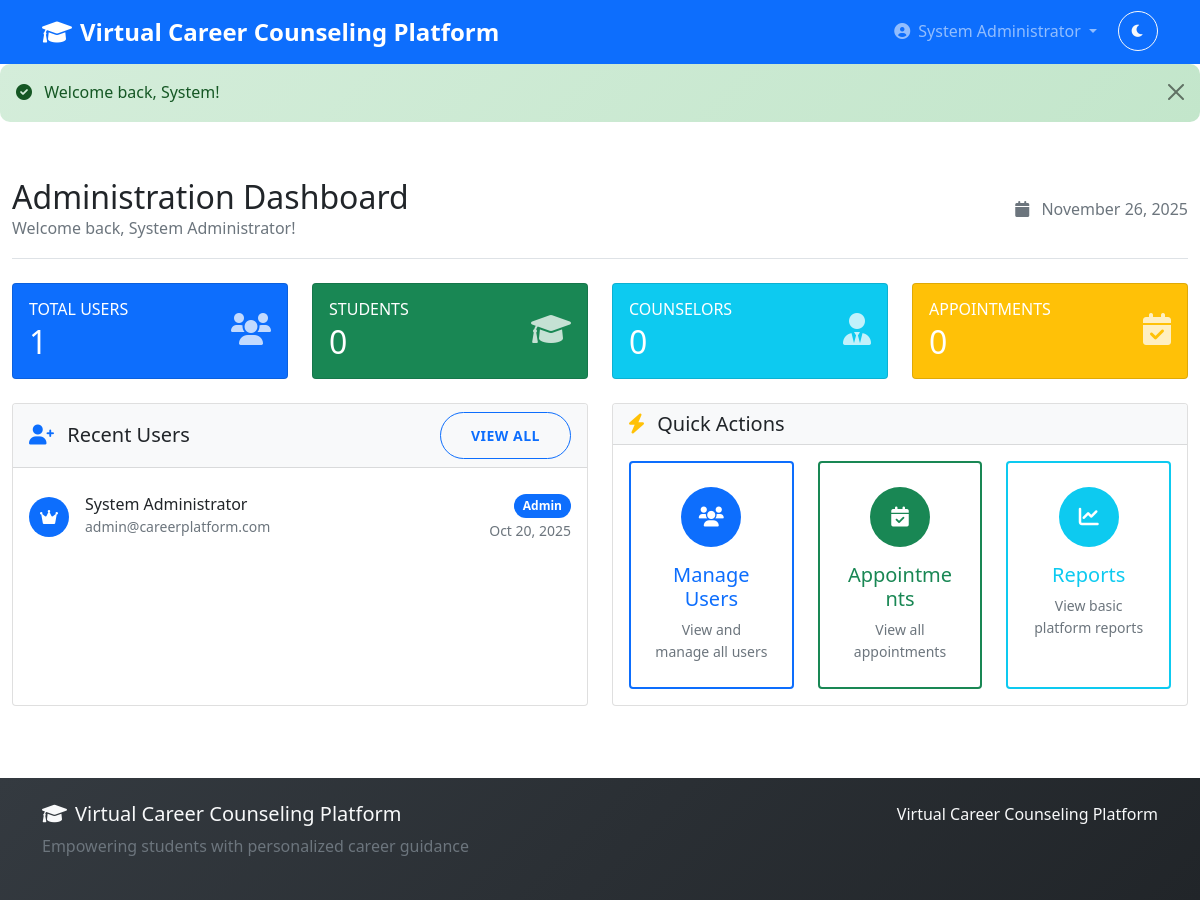
/public/admin/dashboard (signed in), run on the app's committed database.
### tables this page shows
CREATE TABLE users (
    id INT PRIMARY KEY AUTO_INCREMENT,
    username VARCHAR(50) UNIQUE NOT NULL,
    email VARCHAR(100) UNIQUE NOT NULL,
    password VARCHAR(255) NOT NULL,
    first_name VARCHAR(50) NOT NULL,
    last_name VARCHAR(50) NOT NULL,
    role ENUM('student', 'counselor', 'admin') NOT NULL DEFAULT 'student',
    phone VARCHAR(20),
    profile_image VARCHAR(255),
    email_verified BOOLEAN DEFAULT TRUE,
    created_at TIMESTAMP DEFAULT CURRENT_TIMESTAMP,
    updated_at TIMESTAMP DEFAULT CURRENT_TIMESTAMP ON UPDATE CURRENT_TIMESTAMP
);

### app/controllers/AdminController.php (called while the page is built, shortened)
<?php
class AdminController extends Controller
{
    private $userModel;
    private $appointmentModel;
    public function __construct()
    {
        $this->userModel = $this->model('User');
        $this->appointmentModel = $this->model('Appointment');
    }
    public function dashboard()
    {
        $userStats = $this->userModel->getUserStats();
        $totalUsers = $this->userModel->count('users');
        $totalStudents = $this->userModel->count('users', "role = 'student'");
        $totalCounselors = $this->userModel->count('users', "role = 'counselor'");
        $totalAppointments = $this->appointmentModel->count('appointments');
        $completedAppointments = $this->appointmentModel->count('appointments', "status = 'completed'");
        $recentUsers = $this->userModel->findAll('users', 'created_at DESC');
        $recentUsers = array_slice($recentUsers, 0, 10);
        $recentAppointments = [];
        $data = [
            'title' => 'Admin Dashboard - ' . APP_NAME,
            'page_title' => 'Administration Dashboard',
            'total_users' => $totalUsers,
            'total_students' => $totalStudents,
            'total_counselors' => $totalCounselors,
            'total_appointments' => $totalAppointments,
            'completed_appointments' => $completedAppointments,
            'user_stats' => $userStats,
            'recent_users' => $recentUsers,
            'recent_appointments' => $recentAppointments
        ];
        $this->view('admin/dashboard', $data);
    }
}
?>

### app/core/App.php (called while the page is built, shortened)
<?php
class App
{
    protected $method = 'index';
    public function __construct()
    {
        $url = $this->parseUrl();
        if (isset($url[0]) && file_exists(APP_PATH . '/controllers/' . ucfirst($url[0]) . 'Controller.php')) {
            unset($url[0]);
        }
        $this->controller = new $this->controller;
        if (isset($url[1])) {
            $methodName = $this->convertToCamelCase($url[1]);
            if (method_exists($this->controller, $methodName)) {
                $this->method = $methodName;
                unset($url[1]);
            }
        }
        $this->params = $url ? array_values($url) : [];
        call_user_func_array([$this->controller, $this->method], $this->params);
    }
    public function parseUrl()
    {
        if (isset($_GET['url'])) {
            return explode('/', filter_var(rtrim($_GET['url'], '/'), FILTER_SANITIZE_URL));
        }
        return [];
    }
    private function convertToCamelCase($string)
    {
        $string = str_replace('-', ' ', $string);
        $string = ucwords($string);
        $string = str_replace(' ', '', $string);
        return lcfirst($string);
    }
}
?>

### public/index.php (called while the page is built, shortened)
<?php
spl_autoload_register(function($class) {
    $file = APP_PATH . '/core/' . $class . '.php';
    if (file_exists($file)) {
        return;
    }
});
$app = new App();
?>

### app/core/Database.php (called while the page is built, shortened)
<?php
class Database
{
    private $host = DB_HOST;
    private $user = DB_USER;
    private $pass = DB_PASS;
    private $dbname = DB_NAME;
    private $dbh;
    private $stmt;
    public function __construct()
    {
        $dsn = 'mysql:host=' . $this->host . ';dbname=' . $this->dbname . ';charset=utf8mb4';
        $options = [
            PDO::ATTR_PERSISTENT => true,
            PDO::ATTR_ERRMODE => PDO::ERRMODE_EXCEPTION,
            PDO::ATTR_DEFAULT_FETCH_MODE => PDO::FETCH_OBJ
        ];
        try {
            $this->dbh = new PDO($dsn, $this->user, $this->pass, $options);
        } catch (PDOException $e) {
            $this->error = $e->getMessage();
            $errorMsg = "<h2>Database Connection Error</h2>";
            $errorMsg .= "<p><strong>Error:</strong> " . htmlspecialchars($e->getMessage()) . "</p>";
            $errorMsg .= "<h3>Possible Solutions:</h3>";
            $errorMsg .= "<ol>";
            $errorMsg .= "<li><strong>Start MySQL:</strong> Open XAMPP Control Panel and start MySQL</li>";
            $errorMsg .= "<li><strong>Check Database:</strong> Ensure database '" . $this->dbname . "' exists</li>";
            $errorMsg .= "<li><strong>Import Schema:</strong> Import database/schema.sql via phpMyAdmin</li>";
            $errorMsg .= "<li><strong>Check Credentials:</strong> Verify DB_USER and DB_PASS in app/config/config.php</li>";
            $errorMsg .= "</ol>";
            $errorMsg .= "<p><a href='" . APP_URL . "/diagnostic.php'>Run Diagnostic Tool</a></p>";
            die($errorMsg);
        }
    }
    public function query($sql)
    {
        $this->stmt = $this->dbh->prepare($sql);
    }
    public function execute()
    {
        return $this->stmt->execute();
    }
    public function resultSet()
    {
        $this->execute();
        return $this->stmt->fetchAll(PDO::FETCH_OBJ);
    }
    public function single()
    {
        $this->execute();
        return $this->stmt->fetch(PDO::FETCH_OBJ);
    }
}
?>

### app/core/Model.php (called while the page is built, shortened)
<?php
class Model
{
    protected $db;
    public function __construct()
    {
        $this->db = new Database();
    }
    public function findAll($table, $orderBy = 'id DESC')
    {
        $sql = "SELECT * FROM {$table} ORDER BY {$orderBy}";
        $this->db->query($sql);
        return $this->db->resultSet();
    }
    public function count($table, $condition = '')
    {
        $sql = "SELECT COUNT(*) as count FROM {$table}";
        if (!empty($condition)) {
            $sql .= " WHERE {$condition}";
        }
        $this->db->query($sql);
        $result = $this->db->single();
        return $result->count;
    }
}
?>

### app/views/admin/dashboard.php (the view, shortened to what this page needs)
<div class="container-fluid">
    <div class="d-flex justify-content-between align-items-center py-3 mb-4 border-bottom">
        <div>
            <h1 class="h2 mb-0"><?= $page_title ?></h1>
            <p class="text-muted mb-0">Welcome back, <?= $_SESSION['user_name'] ?>!</p>
        </div>
        <div class="text-muted">
            <i class="fas fa-calendar me-2"></i>
            <?= date('F j, Y') ?>
        </div>
    </div>
    <div class="row g-4 mb-4">
        <div class="col-xl-3 col-md-6">
            <div class="card bg-primary text-white h-100">
                <div class="card-body">
                    <div class="d-flex justify-content-between align-items-center">
                        <div>
                            <h6 class="card-title text-uppercase mb-1">Total Users</h6>
                            <h2 class="mb-0"><?= $total_users ?></h2>
                        </div>
                        <div class="text-primary-emphasis opacity-75">
                            <i class="fas fa-users fa-2x"></i>
                        </div>
                    </div>
                </div>
            </div>
        </div>
        <div class="col-xl-3 col-md-6">
            <div class="card bg-success text-white h-100">
                <div class="card-body">
                    <div class="d-flex justify-content-between align-items-center">
                        <div>
                            <h6 class="card-title text-uppercase mb-1">Students</h6>
                            <h2 class="mb-0"><?= $total_students ?></h2>
                        </div>
                        <div class="text-success-emphasis opacity-75">
                            <i class="fas fa-graduation-cap fa-2x"></i>
                        </div>
                    </div>
                </div>
            </div>
        </div>
        <div class="col-xl-3 col-md-6">
            <div class="card bg-info text-white h-100">
                <div class="card-body">
                    <div class="d-flex justify-content-between align-items-center">
                        <div>
                            <h6 class="card-title text-uppercase mb-1">Counselors</h6>
                            <h2 class="mb-0"><?= $total_counselors ?></h2>
                        </div>
                        <div class="text-info-emphasis opacity-75">
                            <i class="fas fa-user-tie fa-2x"></i>
                        </div>
                    </div>
                </div>
            </div>
        </div>
        <div class="col-xl-3 col-md-6">
            <div class="card bg-warning text-white h-100">
                <div class="card-body">
                    <div class="d-flex justify-content-between align-items-center">
                        <div>
                            <h6 class="card-title text-uppercase mb-1">Appointments</h6>
                            <h2 class="mb-0"><?= $total_appointments ?></h2>
                        </div>
                        <div class="text-warning-emphasis opacity-75">
                            <i class="fas fa-calendar-check fa-2x"></i>
                        </div>
                    </div>
                </div>
            </div>
        </div>
    </div>
    <div class="row g-4">
        <div class="col-lg-6">
            <div class="card h-100">
                <div class="card-header bg-light">
                    <div class="d-flex justify-content-between align-items-center">
                        <h5 class="card-title mb-0">
                            <i class="fas fa-user-plus me-2 text-primary"></i>
                            Recent Users
                        </h5>
                        <a href="<?= APP_URL ?>/admin/users" class="btn btn-sm btn-outline-primary">
                            View All
                        </a>
                    </div>
                </div>
                <div class="card-body">
                    <?php if (!empty($recent_users)): ?>
                        <div class="list-group list-group-flush">
                            <?php foreach (array_slice($recent_users, 0, 5) as $user): ?>
                                <div class="list-group-item d-flex justify-content-between align-items-center px-0">
                                    <div class="d-flex align-items-center">
                                        <div class="avatar bg-<?= $user->role === 'student' ? 'success' : ($user->role === 'counselor' ? 'info' : 'primary') ?> text-white rounded-circle d-flex align-items-center justify-content-center me-3" style="width: 40px; height: 40px;">
                                            <i class="fas fa-<?= $user->role === 'student' ? 'graduation-cap' : ($user->role === 'counselor' ? 'user-tie' : 'crown') ?>"></i>
                                        </div>
                                        <div>
                                            <h6 class="mb-0"><?= htmlspecialchars($user->first_name . ' ' . $user->last_name) ?></h6>
                                            <small class="text-muted"><?= htmlspecialchars($user->email) ?></small>
                                        </div>
                                    </div>
                                    <div class="text-end">
                                        <span class="badge bg-<?= $user->role === 'student' ? 'success' : ($user->role === 'counselor' ? 'info' : 'primary') ?>">
                                            <?= ucfirst($user->role) ?>
                                        </span>
                                        <br>
                                        <small class="text-muted"><?= date('M j, Y', strtotime($user->created_at)) ?></small>
                                    </div>
                                </div>
                            <?php endforeach; ?>
                        </div>
                    <?php endif; ?>
                </div>
            </div>
        </div>
        <div class="col-lg-6">
            <div class="card h-100">
                <div class="card-header bg-light">
                    <h5 class="card-title mb-0">
                        <i class="fas fa-bolt me-2 text-warning"></i>
                        Quick Actions
                    </h5>
                </div>
                <div class="card-body">
                    <div class="row g-4 justify-content-center">
                        <div class="col-lg-4 col-md-6">
                            <a href="<?= APP_URL ?>/admin/users" class="card text-decoration-none border-2 border-primary h-100">
                                <div class="card-body text-center p-4">
                                    <div class="bg-primary text-white rounded-circle d-inline-flex align-items-center justify-content-center mb-3" style="width: 60px; height: 60px;">
                                        <i class="fas fa-users fa-lg"></i>
                                    </div>
                                    <h5 class="card-title text-primary">Manage Users</h5>
                                    <p class="text-muted small mb-0">View and manage all users</p>
                                </div>
                            </a>
                        </div>
                        <div class="col-lg-4 col-md-6">
                            <a href="<?= APP_URL ?>/admin/appointments" class="card text-decoration-none border-2 border-success h-100">
                                <div class="card-body text-center p-4">
                                    <div class="bg-success text-white rounded-circle d-inline-flex align-items-center justify-content-center mb-3" style="width: 60px; height: 60px;">
                                        <i class="fas fa-calendar-check fa-lg"></i>
                                    </div>
                                    <h5 class="card-title text-success">Appointments</h5>
                                    <p class="text-muted small mb-0">View all appointments</p>
                                </div>
                            </a>
                        </div>
                        <div class="col-lg-4 col-md-6">
                            <a href="<?= APP_URL ?>/admin/users" class="card text-decoration-none border-2 border-info h-100">
                                <div class="card-body text-center p-4">
                                    <div class="bg-info text-white rounded-circle d-inline-flex align-items-center justify-content-center mb-3" style="width: 60px; height: 60px;">
                                        <i class="fas fa-chart-line fa-lg"></i>
                                    </div>
                                    <h5 class="card-title text-info">Reports</h5>
                                    <p class="text-muted small mb-0">View basic platform reports</p>
                                </div>
                            </a>
                        </div>
                    </div>
                </div>
            </div>
        </div>
    </div>
</div>
<?php
include APP_PATH . '/views/layouts/main.php';
?>

### public/css/style.css (style rules this page uses)
:root { --primary-color: #007bff; --secondary-color: #6c757d; --success-color: #28a745; --info-color: #17a2b8; --warning-color: #ffc107; --danger-color: #dc3545; --light-color: #f8f9fa; --dark-color: #343a40; }
body { font-family: 'Segoe UI', Tahoma, Geneva, Verdana, sans-serif; line-height: 1.6; }
.card { transition: transform 0.3s ease, box-shadow 0.3s ease; }
.btn { border-radius: 50px; padding: 12px 30px; font-weight: 600; text-transform: uppercase; letter-spacing: 0.5px; transition: all 0.3s ease; }
.badge { font-size: 0.75em; padding: 0.5em 0.75em; border-radius: 25px; }
body { transition: background-color 0.3s ease, color 0.3s ease; }
.card, .form-control, .form-select, .btn, .navbar, .dropdown-menu, .modal-content { transition: background-color 0.3s ease, color 0.3s ease, border-color 0.3s ease; }

### data on the page
users: first_name+last_name "System Administrator", email "admin@careerplatform.com", role "Admin", created_at "Oct 20, 2025"

### other printed values
APP_NAME "Virtual Career Counseling Platform"
$_SESSION['user_name'] "System Administrator"
$_SESSION['flash'][$type] "Welcome back, System!"
$page_title "Administration Dashboard"
$total_users "1"
$total_students "0"
$total_counselors "0"
$total_appointments "0"
